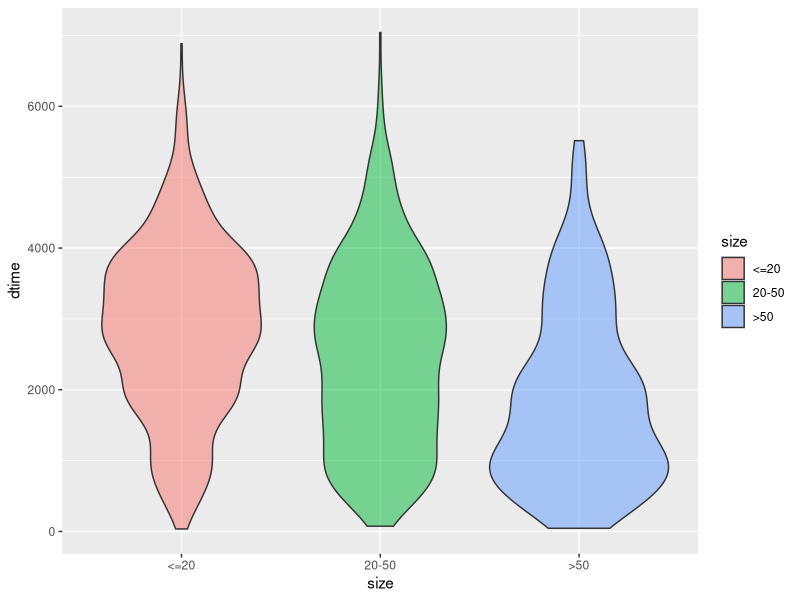
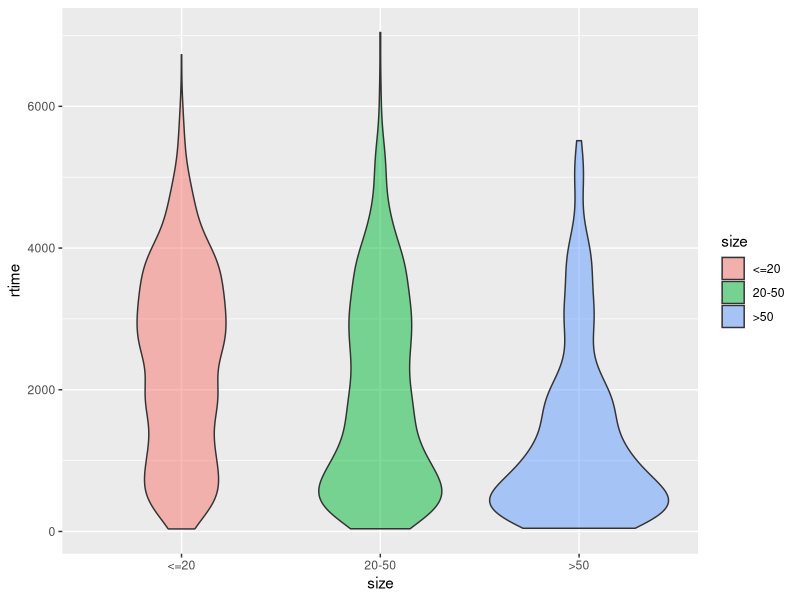
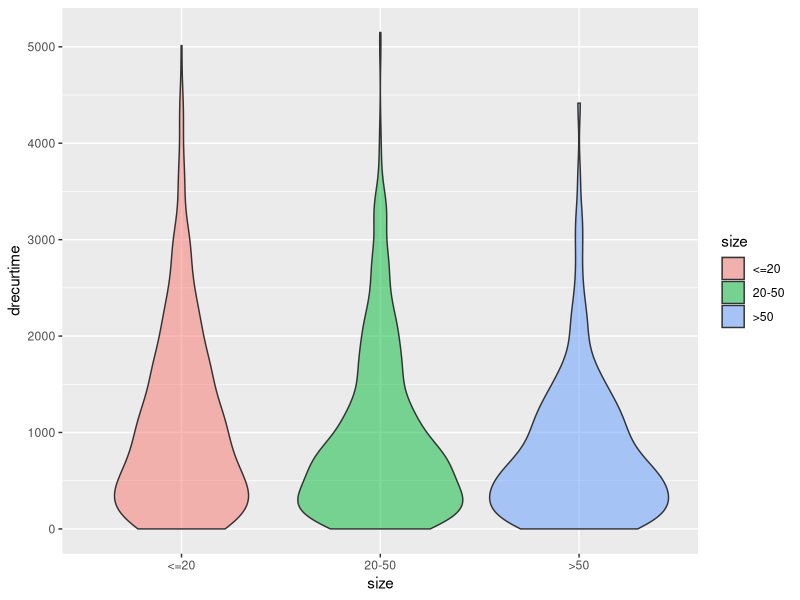
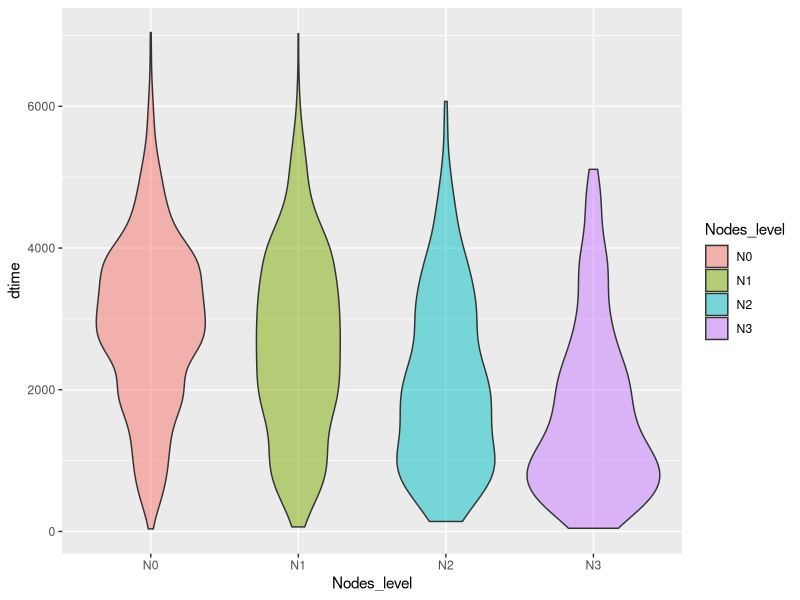
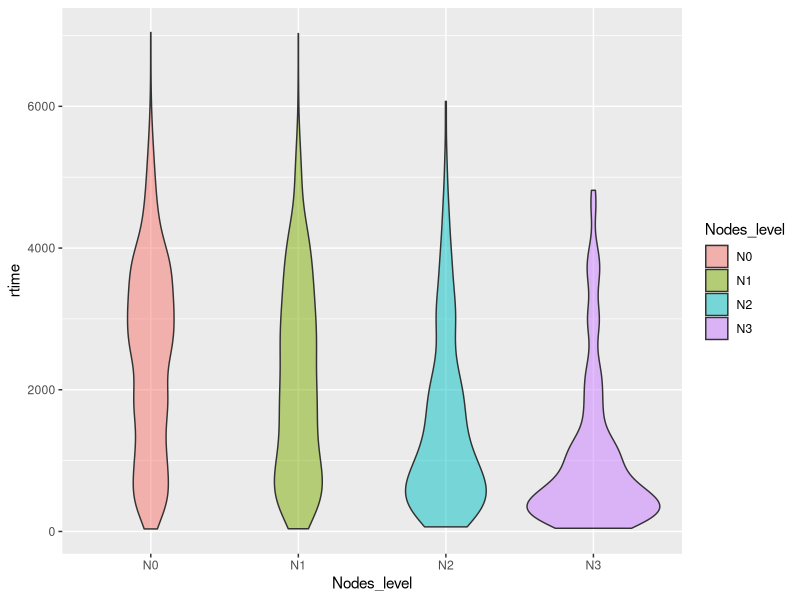
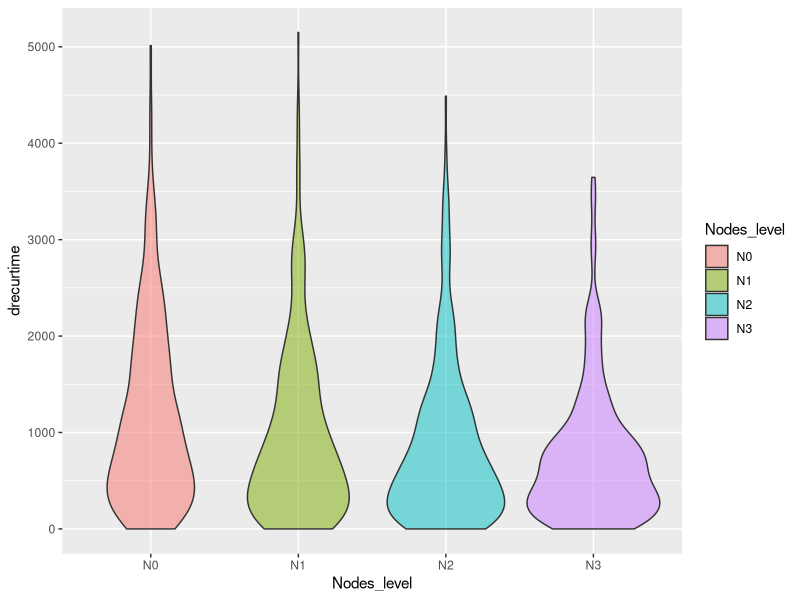
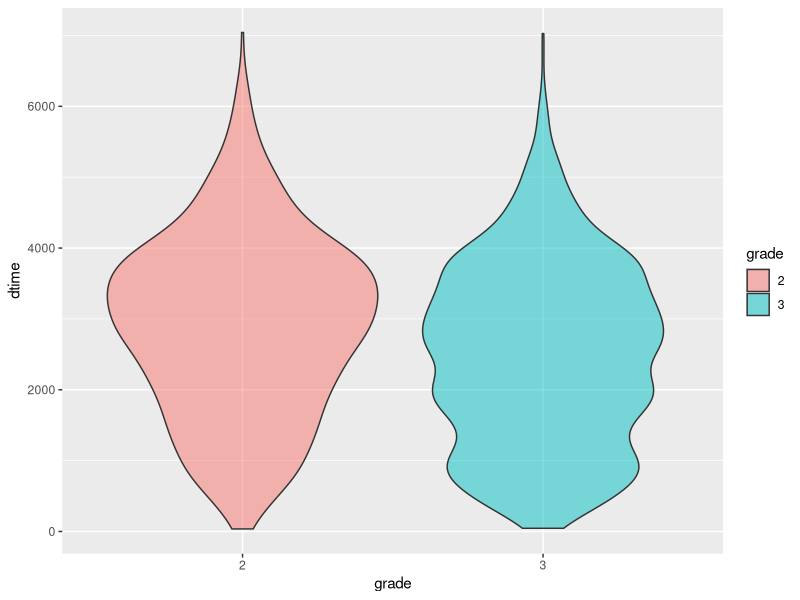
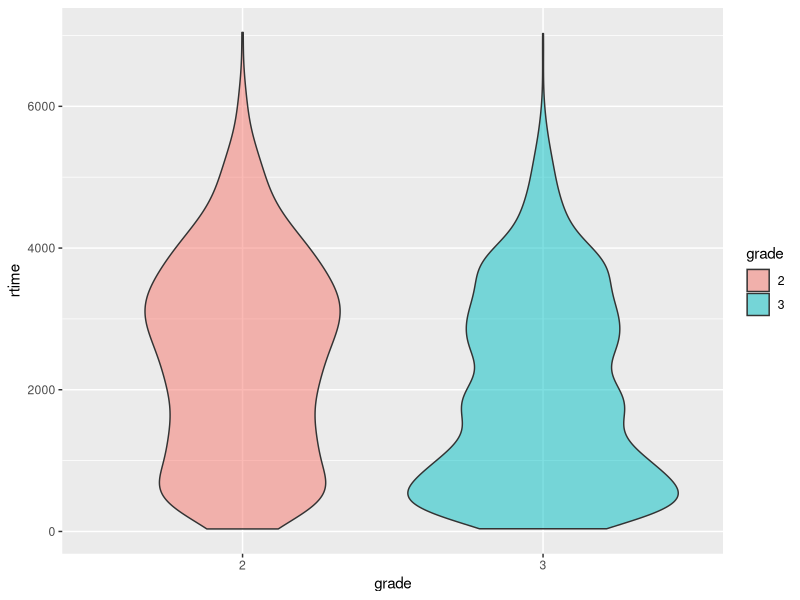

The R source for these figures, in order:
## ---- chunk 1
# automatically create a bib database for R packages
knitr::write_bib(c(
  .packages(), 'bookdown', 'knitr', 'rmarkdown', 'survival', 'survminer', 'ggplot2', 'caret','LTRCtrees'
), 'packages.bib')
## ---- chunk 2
library(survival)
library(survminer)
library(tidyverse)
library(caret)
## ---- chunk 3
data(rotterdam)
## ---- chunk 4
rotterdam %>% 
  group_by(size) %>%
  summarise(number = n(), .groups = 'drop')
## ---- chunk 5
rotterdam <- rotterdam %>% 
  mutate(Nodes_level = ifelse(nodes == 0, "N0", 
                       ifelse(nodes >= 1 & nodes <= 3, "N1", 
                       ifelse(nodes >= 4 & nodes <= 9, "N2", 
                       ifelse(nodes >= 10, "N3", NaN)))))
rotterdam %>% 
  group_by(Nodes_level) %>%
  summarise(number = n(), .groups = 'drop')
## ---- chunk 6
rotterdam <- rotterdam %>%
  mutate(grade = as.factor(grade))
## ---- chunk 7
rotterdam %>% 
  group_by(grade) %>%
  summarise(number = n(), .groups = 'drop')
## ---- chunk 8
rotterdam <- rotterdam %>%
  mutate(Treatment = ifelse(chemo == 1 & hormon == 0, "Chemo",
                     ifelse(chemo == 0 & hormon == 1, "Hormon", 
                     ifelse(chemo == 1 & hormon == 1, "Both", "NaN/Other Treatment")))) %>% 
  mutate(Treatment = as.factor(Treatment))
## ---- chunk 9
rotterdam_recur <- rotterdam %>%
  filter(recur == 1) %>%
  mutate(drecurtime = dtime-rtime)
nrow(rotterdam_recur)
## ---- chunk 10
ggplot(data = rotterdam, aes(x = size, y = dtime, fill = size)) +
  geom_violin(alpha = 0.5)
## ---- chunk 11
ggplot(data = rotterdam, aes(x = size, y = rtime, fill = size)) +
  geom_violin(alpha = 0.5)
## ---- chunk 12
ggplot(data = rotterdam_recur, aes(x = size, y = drecurtime, fill = size)) +
  geom_violin(alpha = 0.5)
## ---- chunk 13
ggplot(data = rotterdam, aes(x = Nodes_level, y = dtime, fill = Nodes_level)) +
  geom_violin(alpha = 0.5)
## ---- chunk 14
ggplot(data = rotterdam, aes(x = Nodes_level, y = rtime, fill = Nodes_level)) +
  geom_violin(alpha = 0.5)
## ---- chunk 15
ggplot(data = rotterdam_recur, aes(x = Nodes_level, y = drecurtime, fill = Nodes_level)) +
  geom_violin(alpha = 0.5)
## ---- chunk 16
ggplot(data = rotterdam, aes(x = grade, y = dtime, fill = grade)) +
  geom_violin(alpha = 0.5)
## ---- chunk 17
ggplot(data = rotterdam, aes(x = grade, y = rtime, fill = grade)) +
  geom_violin(alpha = 0.5)
## ---- chunk 18
ggplot(data = rotterdam_recur, aes(x = grade, y = drecurtime, fill = grade)) +
  geom_violin(alpha = 0.5)
## ---- chunk 19
ggplot(data = rotterdam, aes(x = Treatment, y = dtime, fill = Treatment)) +
  geom_violin(alpha = 0.5)
## ---- chunk 20
ggplot(data = rotterdam, aes(x = Treatment, y = rtime, fill = Treatment)) +
  geom_violin(alpha = 0.5)
## ---- chunk 21
ggplot(data = rotterdam_recur, aes(x = Treatment, y = drecurtime, fill = Treatment)) +
  geom_violin(alpha = 0.5)
## ---- chunk 22
ggplot(data = rotterdam, aes(x = age, y = dtime, color = Treatment)) +
  geom_point(alpha = 0.5)
## ---- chunk 23
ggplot(data = rotterdam, aes(x = age, y = rtime, color = Treatment)) +
  geom_point(alpha = 0.5)
## ---- chunk 24
rotterdam_new <-rotterdam %>%
  filter(Treatment != "NaN/Other Treatment") 
## ---- chunk 25
ggplot(data = rotterdam_new, aes(x = age, y = dtime, color = Treatment)) +
  geom_point(alpha = 0.5)
## ---- chunk 26
ggplot(data = rotterdam_new, aes(x = age, y = rtime, color = Treatment)) +
  geom_point(alpha = 0.5)
## ---- chunk 27
ggplot(data = rotterdam, aes(x = Treatment, fill = size)) + 
  geom_bar(position = "fill")
## ---- chunk 28
ggplot(data = rotterdam, aes(x = Treatment, fill = Nodes_level)) + 
  geom_bar(position = "fill")
## ---- chunk 29
ggplot(data = rotterdam, aes(x = Treatment, fill = grade)) + 
  geom_bar(position = "fill")
## ---- chunk 30
rotterdam <- rotterdam %>%
  mutate(dtime_Years = floor(dtime/365)) %>%
  mutate(`5_year_survival` = ifelse(dtime_Years >= 5, 1, 0))
## ---- chunk 31
rotterdam %>% 
  group_by(`5_year_survival`) %>%
  summarise(number = n(), .groups = 'drop')

2084/(898+2084)
## ---- chunk 32
rotterdam <- rotterdam %>%
  mutate(dtime_Years = floor(dtime/365)) %>%
  mutate(`10_year_survival` = ifelse(dtime_Years >= 10, 1, 0))
## ---- chunk 33
rotterdam %>% 
  group_by(`10_year_survival`) %>%
  summarise(number = n(), .groups = 'drop')

685/(685 + 2297)
## ---- chunk 34
rotterdam %>% 
  group_by(grade) %>%
  summarise(number = n(), .groups = 'drop')
